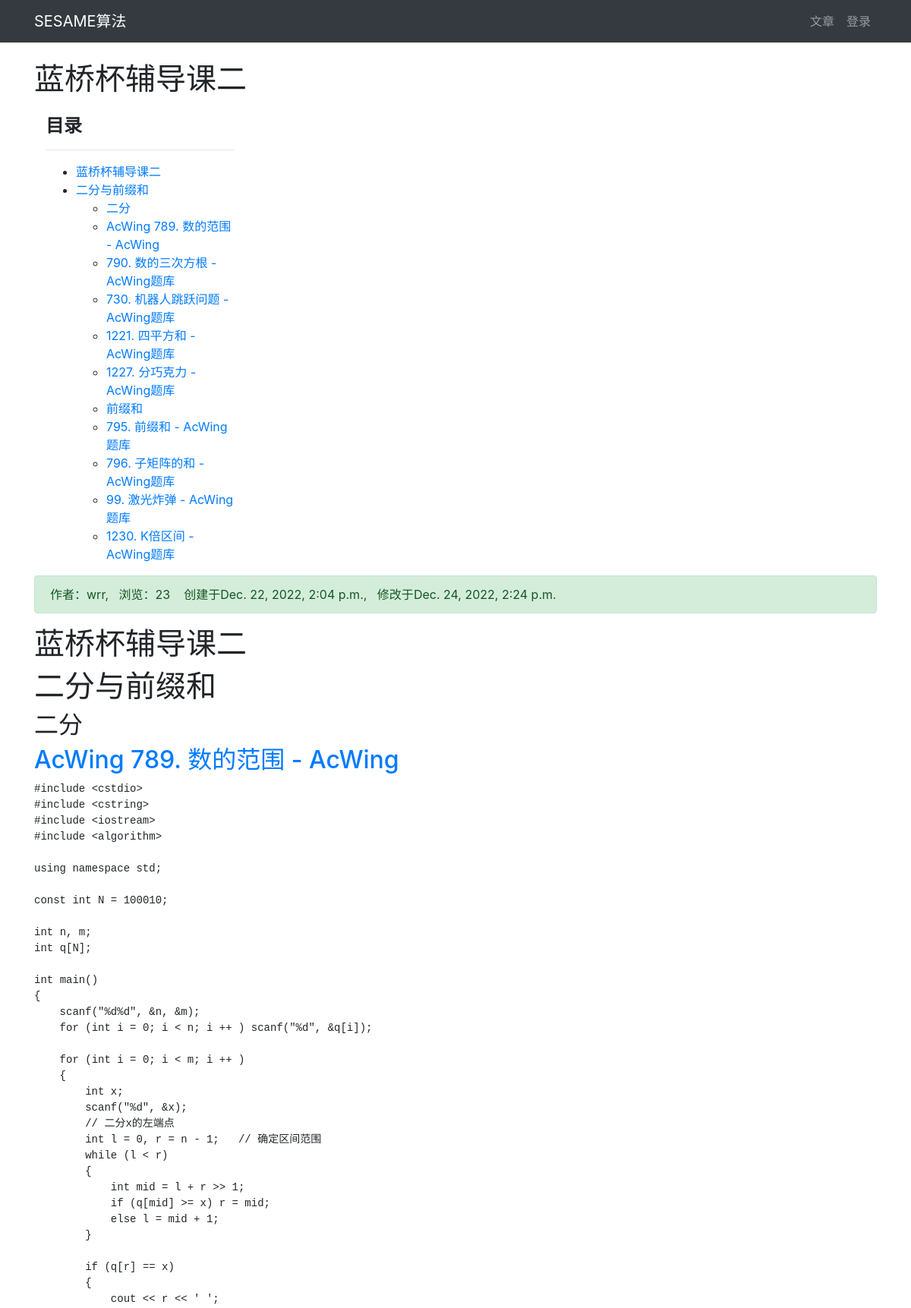
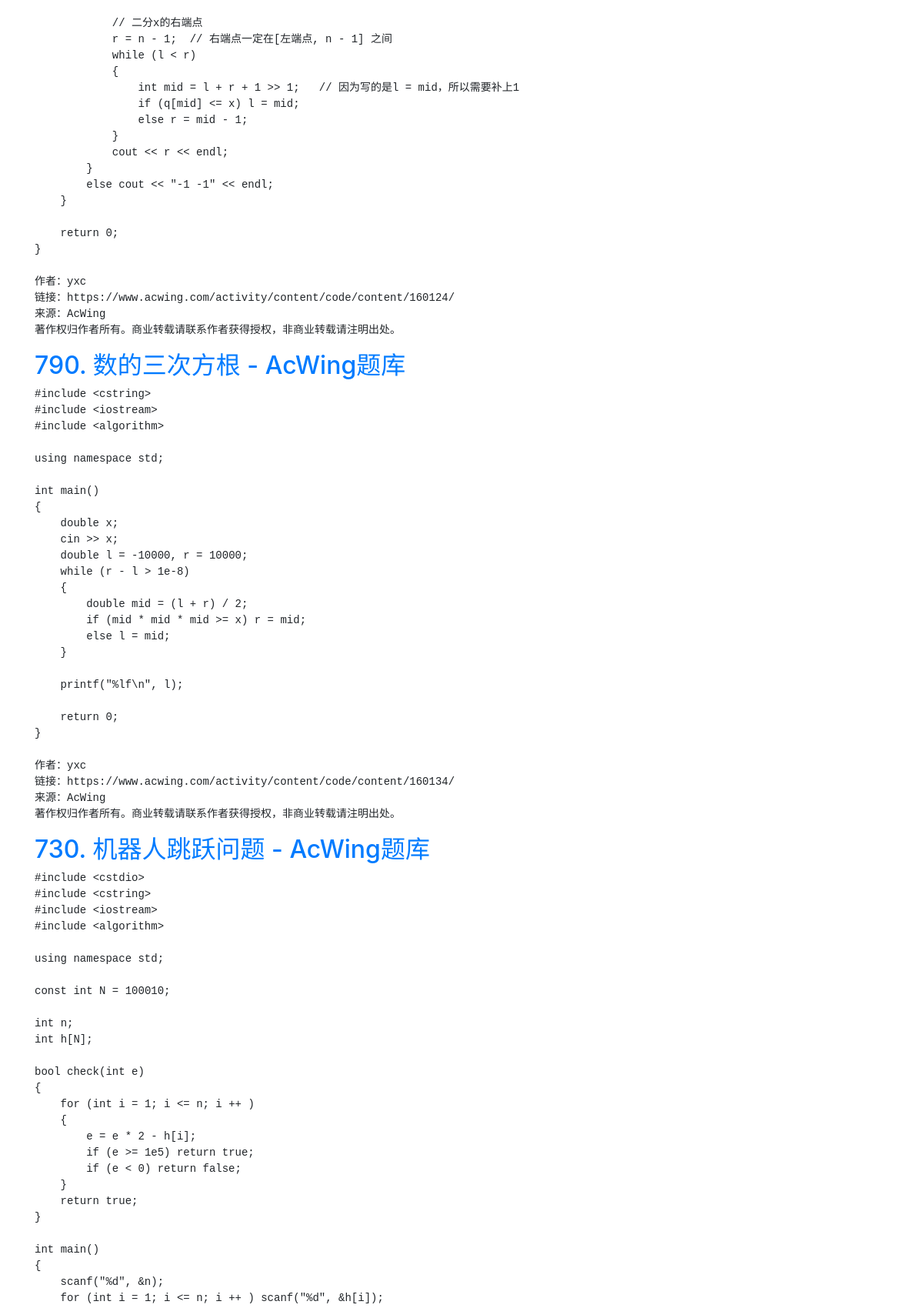
Screenshot of /article/article-detail/122/ (upper part) with the database file from the repository (2 pictures, top to bottom).
### article/models.py (models this page shows, shortened)
class ArticlePost(models.Model):
    author = models.ForeignKey(User, on_delete=models.CASCADE)
    title = models.CharField(max_length=100)
    body = models.TextField()
    created = models.DateTimeField(default=timezone.now)
    updated = models.DateTimeField(auto_now=True)
    total_views = models.PositiveIntegerField(default=0)
    column = models.ForeignKey(
        ArticleColumn,
        null=True,
        blank=True,
        on_delete=models.CASCADE,
        related_name='article'
    )
    tags = TaggableManager(blank=True)
    class Meta:
        ordering = ('-created',)

### article/views.py (the view)
# urls.py: path('article-detail/<int:id>/', views.article_detail, name='article_detail'),
def article_detail(request, id):
    article = ArticlePost.objects.get(id=id)
    comments = Comment.objects.filter(article=id)
    article.total_views += 1
    article.save(update_fields=['total_views'])
    md = markdown.Markdown(
        extensions=[
            'markdown.extensions.extra',  # markdown格式
            'markdown.extensions.codehilite',  # 代码高亮
            'markdown.extensions.toc'  # 目录
        ])
    article.body = md.convert(article.body)
    comment_form = CommentForm()
    context = {'article': article, 'toc': md.toc, 'comments': comments}
    return render(request, 'article/detail.html', context)

### article/templates/article/detail.html (shortened to what this page needs)
{% extends "article/base.html" %}
{% load static %}
{% block content %}
<div class="container">
    <div class="cul">
        <h1 class="col2-12 mt-4 mb-4">{{ article.title }}</h1>
        <div class="col-3 mt-4">
            <h4><strong>目录</strong></h4>
            <hr>
            <div>
                {{ toc|safe }}
            </div>
        </div>
        <div class="col2-12 alert alert-success">
            作者：{{ article.author}}, &nbsp
                浏览：{{ article.total_views }}
             &nbsp &nbsp创建于{{article.created}},&nbsp &nbsp修改于{{article.updated}}
        </div>
        <div class="clo2-12">
            <p>{{ article.body|safe }}</p>
        </div>
    </div>
    {% if user.is_authenticated %}
        <div>
            <form
                action="{% url 'comment:post_comment' article.id %}"
                method="POST"
            >
            {% csrf_token %}
                <div class="form-group">
                    <label for="body">
                        <strong>
                            我也要发言：
                        </strong>
                    </label>
                    <textarea
                        type="text"
                        class="form-control"
                        id="body"
                        name="body"
                        rows="2"></textarea>
                </div>
                <button type="submit" class="btn btn-primary ">发送</button>
            </form>
        </div>
        <br>
    {% else %}
        <br>
        <br>
    {% endif %}
</div>
{% endblock content %}

### rows the page displays
ArticlePost: title "蓝桥杯辅导课二", title "蓝桥杯辅导课二 二分与前缀和 二分 AcWing 789. 数的范围 - AcWing 790. 数的三次方根 - AcWing题库 730. 机器人跳跃问题 - AcWing题库 1221. 四平方和 - AcWing题库 1227. 分巧克力 - AcWing题库 前缀和 795. 前缀和 - AcWing题库 796. 子矩阵的和 - AcWing题库 99. 激光炸弹 - AcWing题库 1230. K倍区间 - AcWing题库", author "wrr", total_views "23", created "Dec. 22, 2022, 2:04 p.m.", updated "Dec. 24, 2022, 2:24 p.m.", body "蓝桥杯辅导课二 二分与前缀和 二分 AcWing 789. 数的范围 - AcWing #include <cstdio> #include <cstring> #include <iostream> #include <algorithm> using namespace std ; const int N = 100010 ; int n , m ; int q [ N ]; int main () { scanf ( \"%d%d\" , & n , & m ); for ( int i = 0 ; i < n ; i ++ ) scanf ( \"%d\" , & q [ i ]); for ( int i = 0 ; i < m ; i ++ ) { int x ; scanf ( \"%d\" , & x ); // 二分x的左端点 int l = 0 , r = n - 1 ; // 确定区间范围 while ( l < r ) { int mid = l + r >> 1 ; if ( q [ mid ] >= x ) r = mid ; else l = mid + 1 ; } if ( q [ r ] == x ) { cout << r << ' ' ; // 二分x的右端点 r = n - 1 ; // 右端点一定在[左端点, n - 1] 之间 while ( l < r ) { int mid = l + r + 1 >> 1 ; // 因为写的是l = mid，所以需要补上1 if ( q [ mid ] <= x ) l = mid ; else r =…"
